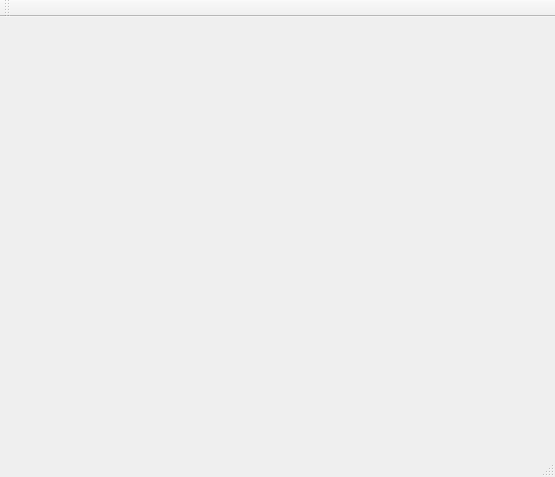
<?xml version="1.0" encoding="UTF-8"?>
<ui version="4.0">
 <class>MainWindow</class>
 <widget class="QMainWindow" name="MainWindow">
  <property name="geometry">
   <rect>
    <x>0</x>
    <y>0</y>
    <width>555</width>
    <height>477</height>
   </rect>
  </property>
  <property name="windowTitle">
   <string>MainWindow</string>
  </property>
  <widget class="QWidget" name="centralWidget"/>
  <widget class="QToolBar" name="mainToolBar">
   <attribute name="toolBarArea">
    <enum>TopToolBarArea</enum>
   </attribute>
   <attribute name="toolBarBreak">
    <bool>false</bool>
   </attribute>
  </widget>
  <widget class="QStatusBar" name="statusBar"/>
 </widget>
 <layoutdefault spacing="6" margin="11"/>
 <resources/>
 <connections/>
</ui>
